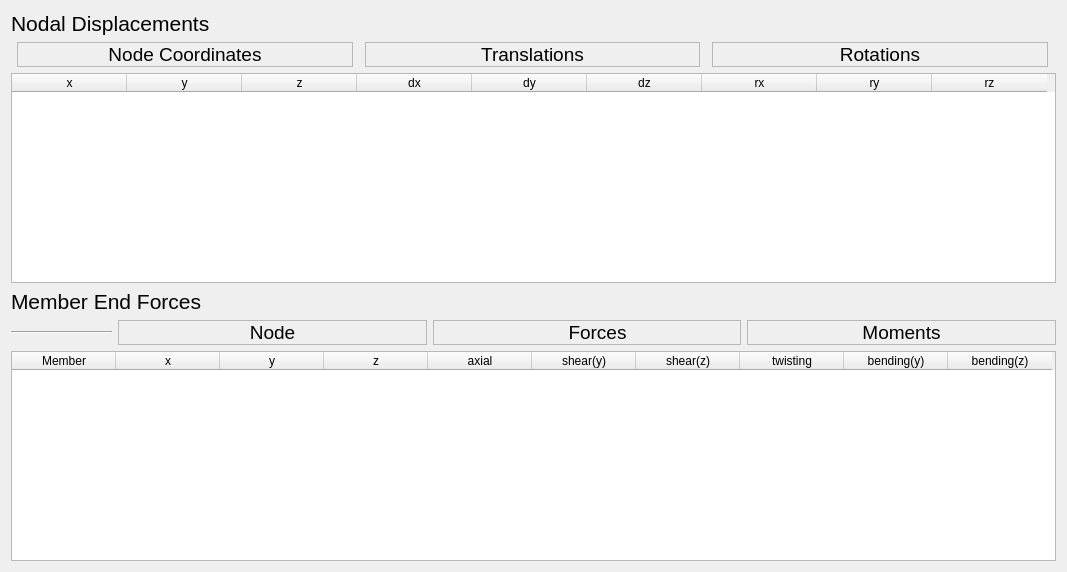
<?xml version="1.0" encoding="UTF-8"?>
<ui version="4.0">
 <class>Form</class>
 <widget class="QWidget" name="Form">
  <property name="geometry">
   <rect>
    <x>0</x>
    <y>0</y>
    <width>1067</width>
    <height>572</height>
   </rect>
  </property>
  <property name="maximumSize">
   <size>
    <width>1200</width>
    <height>16777215</height>
   </size>
  </property>
  <property name="windowTitle">
   <string>Results from Direct Stiffness Method</string>
  </property>
  <layout class="QGridLayout" name="gridLayout">
   <item row="0" column="0" colspan="2">
    <widget class="QLabel" name="label_8">
     <property name="minimumSize">
      <size>
       <width>0</width>
       <height>25</height>
      </size>
     </property>
     <property name="maximumSize">
      <size>
       <width>16777215</width>
       <height>25</height>
      </size>
     </property>
     <property name="font">
      <font>
       <pointsize>16</pointsize>
       <italic>false</italic>
      </font>
     </property>
     <property name="text">
      <string>Nodal Displacements</string>
     </property>
    </widget>
   </item>
   <item row="1" column="0" colspan="2">
    <layout class="QHBoxLayout" name="horizontalLayout_2">
     <item>
      <widget class="QLabel" name="label">
       <property name="enabled">
        <bool>true</bool>
       </property>
       <property name="sizePolicy">
        <sizepolicy hsizetype="Preferred" vsizetype="Preferred">
         <horstretch>0</horstretch>
         <verstretch>0</verstretch>
        </sizepolicy>
       </property>
       <property name="minimumSize">
        <size>
         <width>0</width>
         <height>25</height>
        </size>
       </property>
       <property name="maximumSize">
        <size>
         <width>336</width>
         <height>25</height>
        </size>
       </property>
       <property name="font">
        <font>
         <pointsize>14</pointsize>
         <weight>50</weight>
         <italic>false</italic>
         <bold>false</bold>
        </font>
       </property>
       <property name="frameShape">
        <enum>QFrame::StyledPanel</enum>
       </property>
       <property name="frameShadow">
        <enum>QFrame::Raised</enum>
       </property>
       <property name="lineWidth">
        <number>5</number>
       </property>
       <property name="midLineWidth">
        <number>5</number>
       </property>
       <property name="text">
        <string>Node Coordinates</string>
       </property>
       <property name="alignment">
        <set>Qt::AlignCenter</set>
       </property>
       <property name="buddy">
        <cstring>displacementTable</cstring>
       </property>
      </widget>
     </item>
     <item>
      <widget class="QLabel" name="label_2">
       <property name="enabled">
        <bool>true</bool>
       </property>
       <property name="sizePolicy">
        <sizepolicy hsizetype="Preferred" vsizetype="Preferred">
         <horstretch>0</horstretch>
         <verstretch>0</verstretch>
        </sizepolicy>
       </property>
       <property name="minimumSize">
        <size>
         <width>0</width>
         <height>25</height>
        </size>
       </property>
       <property name="maximumSize">
        <size>
         <width>335</width>
         <height>25</height>
        </size>
       </property>
       <property name="font">
        <font>
         <pointsize>14</pointsize>
         <weight>50</weight>
         <italic>false</italic>
         <bold>false</bold>
        </font>
       </property>
       <property name="frameShape">
        <enum>QFrame::StyledPanel</enum>
       </property>
       <property name="frameShadow">
        <enum>QFrame::Raised</enum>
       </property>
       <property name="lineWidth">
        <number>5</number>
       </property>
       <property name="midLineWidth">
        <number>5</number>
       </property>
       <property name="text">
        <string>Translations</string>
       </property>
       <property name="alignment">
        <set>Qt::AlignCenter</set>
       </property>
       <property name="buddy">
        <cstring>displacementTable</cstring>
       </property>
      </widget>
     </item>
     <item>
      <widget class="QLabel" name="label_3">
       <property name="enabled">
        <bool>true</bool>
       </property>
       <property name="sizePolicy">
        <sizepolicy hsizetype="Preferred" vsizetype="Preferred">
         <horstretch>0</horstretch>
         <verstretch>0</verstretch>
        </sizepolicy>
       </property>
       <property name="minimumSize">
        <size>
         <width>0</width>
         <height>25</height>
        </size>
       </property>
       <property name="maximumSize">
        <size>
         <width>336</width>
         <height>25</height>
        </size>
       </property>
       <property name="font">
        <font>
         <pointsize>14</pointsize>
         <weight>50</weight>
         <italic>false</italic>
         <bold>false</bold>
        </font>
       </property>
       <property name="frameShape">
        <enum>QFrame::StyledPanel</enum>
       </property>
       <property name="frameShadow">
        <enum>QFrame::Raised</enum>
       </property>
       <property name="lineWidth">
        <number>5</number>
       </property>
       <property name="midLineWidth">
        <number>5</number>
       </property>
       <property name="text">
        <string>Rotations</string>
       </property>
       <property name="alignment">
        <set>Qt::AlignCenter</set>
       </property>
       <property name="buddy">
        <cstring>displacementTable</cstring>
       </property>
      </widget>
     </item>
    </layout>
   </item>
   <item row="2" column="0" colspan="2">
    <widget class="QTableWidget" name="displacementTable">
     <property name="sizePolicy">
      <sizepolicy hsizetype="Preferred" vsizetype="Preferred">
       <horstretch>2</horstretch>
       <verstretch>0</verstretch>
      </sizepolicy>
     </property>
     <property name="minimumSize">
      <size>
       <width>0</width>
       <height>192</height>
      </size>
     </property>
     <property name="font">
      <font>
       <weight>50</weight>
       <bold>false</bold>
      </font>
     </property>
     <property name="verticalScrollBarPolicy">
      <enum>Qt::ScrollBarAsNeeded</enum>
     </property>
     <property name="horizontalScrollBarPolicy">
      <enum>Qt::ScrollBarAlwaysOff</enum>
     </property>
     <property name="sizeAdjustPolicy">
      <enum>QAbstractScrollArea::AdjustToContents</enum>
     </property>
     <property name="editTriggers">
      <set>QAbstractItemView::NoEditTriggers</set>
     </property>
     <property name="tabKeyNavigation">
      <bool>true</bool>
     </property>
     <property name="showDropIndicator" stdset="0">
      <bool>false</bool>
     </property>
     <property name="dragDropOverwriteMode">
      <bool>false</bool>
     </property>
     <property name="alternatingRowColors">
      <bool>true</bool>
     </property>
     <property name="gridStyle">
      <enum>Qt::SolidLine</enum>
     </property>
     <attribute name="horizontalHeaderCascadingSectionResizes">
      <bool>true</bool>
     </attribute>
     <attribute name="horizontalHeaderDefaultSectionSize">
      <number>115</number>
     </attribute>
     <attribute name="horizontalHeaderStretchLastSection">
      <bool>false</bool>
     </attribute>
     <column>
      <property name="text">
       <string>x</string>
      </property>
     </column>
     <column>
      <property name="text">
       <string>y</string>
      </property>
     </column>
     <column>
      <property name="text">
       <string>z</string>
      </property>
     </column>
     <column>
      <property name="text">
       <string>dx</string>
      </property>
     </column>
     <column>
      <property name="text">
       <string>dy</string>
      </property>
     </column>
     <column>
      <property name="text">
       <string>dz</string>
      </property>
     </column>
     <column>
      <property name="text">
       <string>rx</string>
      </property>
     </column>
     <column>
      <property name="text">
       <string>ry</string>
      </property>
     </column>
     <column>
      <property name="text">
       <string>rz</string>
      </property>
     </column>
    </widget>
   </item>
   <item row="3" column="0" colspan="2">
    <widget class="QLabel" name="label_7">
     <property name="maximumSize">
      <size>
       <width>16777215</width>
       <height>25</height>
      </size>
     </property>
     <property name="font">
      <font>
       <pointsize>16</pointsize>
      </font>
     </property>
     <property name="text">
      <string>Member End Forces</string>
     </property>
    </widget>
   </item>
   <item row="4" column="0">
    <widget class="Line" name="line">
     <property name="minimumSize">
      <size>
       <width>101</width>
       <height>0</height>
      </size>
     </property>
     <property name="maximumSize">
      <size>
       <width>101</width>
       <height>3</height>
      </size>
     </property>
     <property name="orientation">
      <enum>Qt::Horizontal</enum>
     </property>
    </widget>
   </item>
   <item row="4" column="1">
    <layout class="QHBoxLayout" name="horizontalLayout">
     <item>
      <widget class="QLabel" name="label_4">
       <property name="minimumSize">
        <size>
         <width>299</width>
         <height>0</height>
        </size>
       </property>
       <property name="maximumSize">
        <size>
         <width>16777215</width>
         <height>25</height>
        </size>
       </property>
       <property name="font">
        <font>
         <pointsize>14</pointsize>
         <italic>false</italic>
        </font>
       </property>
       <property name="frameShape">
        <enum>QFrame::StyledPanel</enum>
       </property>
       <property name="text">
        <string>Node</string>
       </property>
       <property name="alignment">
        <set>Qt::AlignCenter</set>
       </property>
      </widget>
     </item>
     <item>
      <widget class="QLabel" name="label_5">
       <property name="minimumSize">
        <size>
         <width>299</width>
         <height>0</height>
        </size>
       </property>
       <property name="maximumSize">
        <size>
         <width>16777215</width>
         <height>25</height>
        </size>
       </property>
       <property name="font">
        <font>
         <pointsize>14</pointsize>
         <italic>false</italic>
        </font>
       </property>
       <property name="frameShape">
        <enum>QFrame::StyledPanel</enum>
       </property>
       <property name="text">
        <string>    Forces</string>
       </property>
       <property name="alignment">
        <set>Qt::AlignCenter</set>
       </property>
      </widget>
     </item>
     <item>
      <widget class="QLabel" name="label_6">
       <property name="minimumSize">
        <size>
         <width>299</width>
         <height>0</height>
        </size>
       </property>
       <property name="maximumSize">
        <size>
         <width>16777215</width>
         <height>25</height>
        </size>
       </property>
       <property name="font">
        <font>
         <pointsize>14</pointsize>
         <italic>false</italic>
        </font>
       </property>
       <property name="frameShape">
        <enum>QFrame::StyledPanel</enum>
       </property>
       <property name="text">
        <string>Moments</string>
       </property>
       <property name="alignment">
        <set>Qt::AlignCenter</set>
       </property>
      </widget>
     </item>
    </layout>
   </item>
   <item row="5" column="0" colspan="2">
    <widget class="QTableWidget" name="forcesTable">
     <property name="sizePolicy">
      <sizepolicy hsizetype="Preferred" vsizetype="Preferred">
       <horstretch>0</horstretch>
       <verstretch>0</verstretch>
      </sizepolicy>
     </property>
     <property name="maximumSize">
      <size>
       <width>1200</width>
       <height>16777215</height>
      </size>
     </property>
     <property name="horizontalScrollBarPolicy">
      <enum>Qt::ScrollBarAlwaysOff</enum>
     </property>
     <property name="editTriggers">
      <set>QAbstractItemView::NoEditTriggers</set>
     </property>
     <property name="tabKeyNavigation">
      <bool>false</bool>
     </property>
     <property name="showDropIndicator" stdset="0">
      <bool>false</bool>
     </property>
     <property name="dragDropOverwriteMode">
      <bool>false</bool>
     </property>
     <property name="alternatingRowColors">
      <bool>true</bool>
     </property>
     <attribute name="horizontalHeaderDefaultSectionSize">
      <number>104</number>
     </attribute>
     <column>
      <property name="text">
       <string>Member</string>
      </property>
     </column>
     <column>
      <property name="text">
       <string>x</string>
      </property>
     </column>
     <column>
      <property name="text">
       <string>y</string>
      </property>
     </column>
     <column>
      <property name="text">
       <string>z</string>
      </property>
     </column>
     <column>
      <property name="text">
       <string>axial</string>
      </property>
     </column>
     <column>
      <property name="text">
       <string>shear(y)</string>
      </property>
     </column>
     <column>
      <property name="text">
       <string>shear(z)</string>
      </property>
     </column>
     <column>
      <property name="text">
       <string>twisting</string>
      </property>
     </column>
     <column>
      <property name="text">
       <string>bending(y)</string>
      </property>
     </column>
     <column>
      <property name="text">
       <string>bending(z)</string>
      </property>
     </column>
    </widget>
   </item>
  </layout>
 </widget>
 <resources/>
 <connections/>
</ui>
